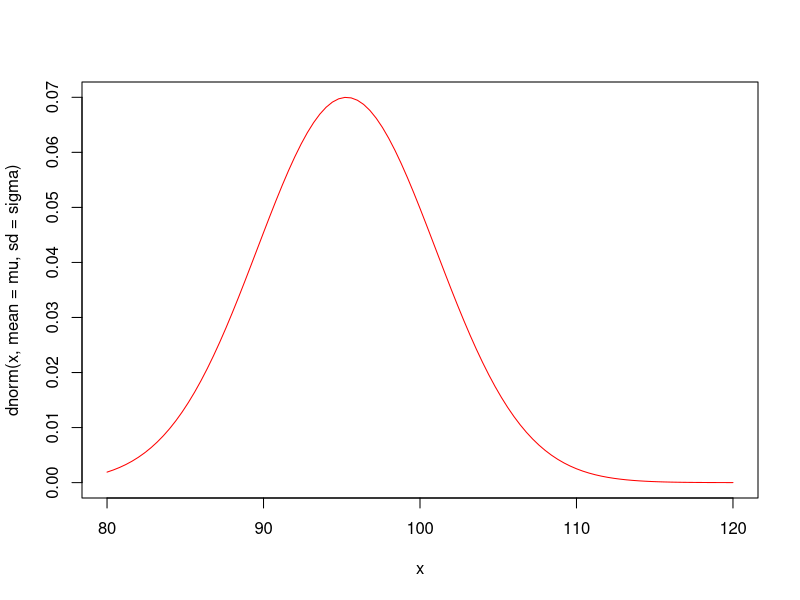
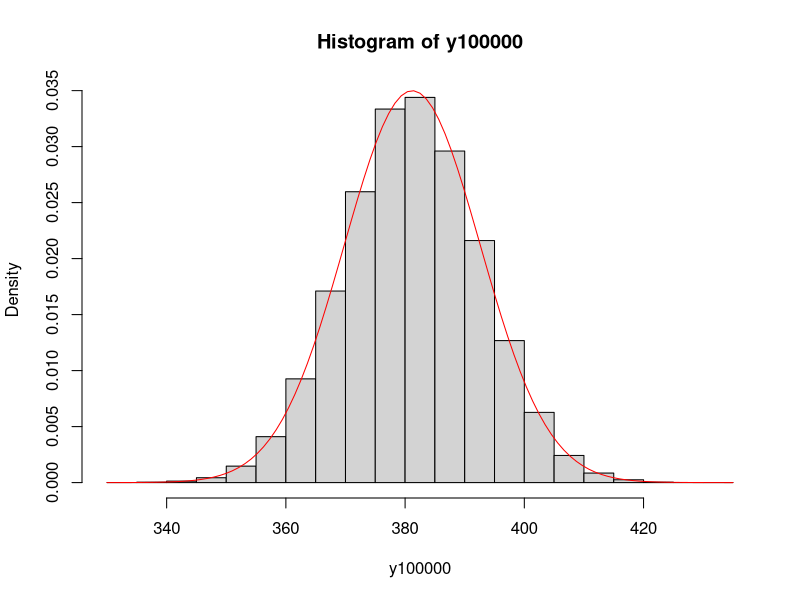
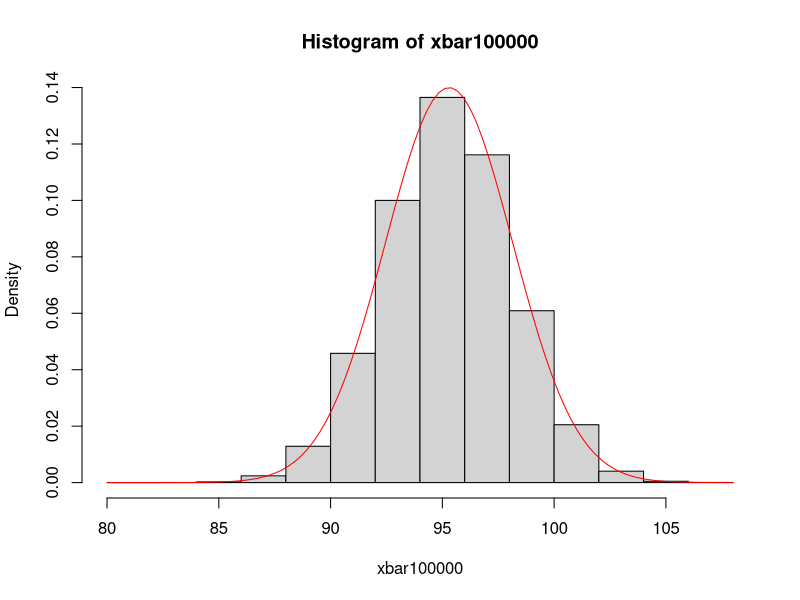
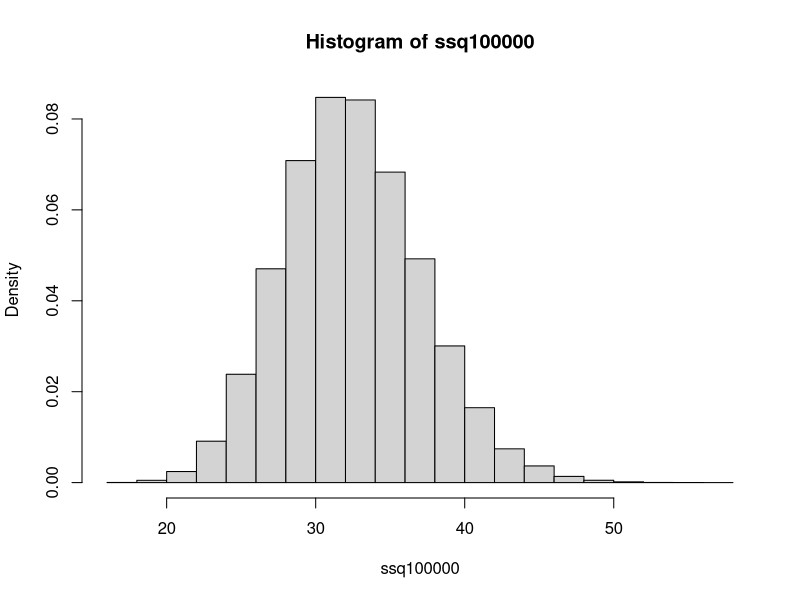
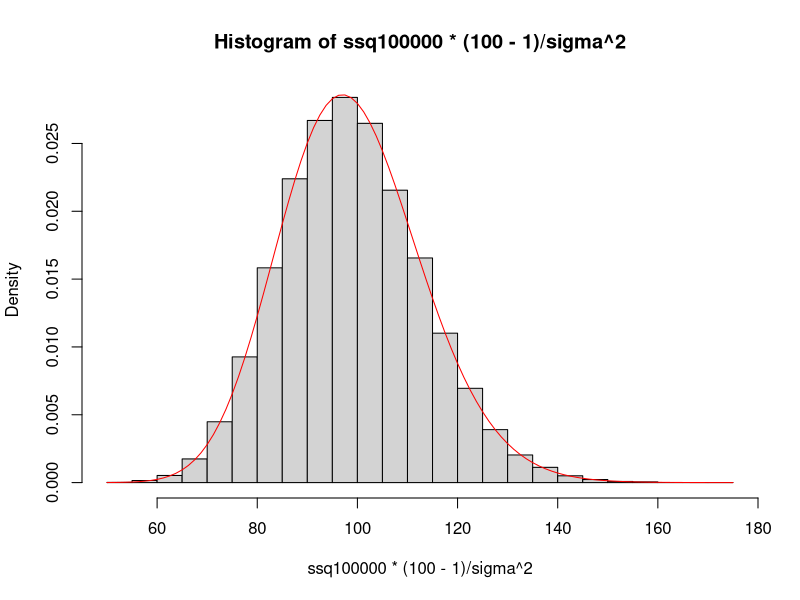

Reproduce these figures in R, in order.
#Distribució poblacional:
#Pasos:

#1. Identificar model, tenim:

#     Binomial, binomial negativa, hipergeometrica, Poisson, Uniforme, exp i normal

#Ex binomial: Si tenim una enquesta: P(X=a) --> dbinom(a, n, p)

#Ex binomial negtiva (repetim l'experiment fins que passi el que estudiem(error) passi n vegades): dnbinom(a, r, p)
# on r és el numero de fallos

#Ex hiperg.: Agafem x boles dins una urna amb boles de diferent color dhiper(a, N, n, k)

#Ex Poisson: contar el nº d'eventos en un espai de temps: dpois(a, λ)

#Ex Exp: temps fins el 1r evento en un exp. de Poisson --> pexp(a, λ)

#Ex Normal: mirar l'alçada d'un grup de persones --> pnorm(a, pi, sigma)

#2. Indentificar paràmetres

# Exercici:

mu <- 95.3
sigma <- 5.7

#N -> N(mu, sigma^2)

curve(dnorm(x, mean=mu, sd=sigma), xlim = c(80,120), col = "red")

Y <- function(i){sum(rnorm(4, mean = mu, sd = sigma))}
Y(1)

# Y = sum(xi) des de i=1 fins a 4 --> Suma Muestral (estadístico)

y100000 <- sapply(1:100000, Y)
mean(y100000) #E(Y)
 
hist(y100000, freq = FALSE)
#E(Y) = n*mu   V(Y)=n*sigma^2
curve(dnorm(x, 4*mu, 2*sigma), col = "red", add = TRUE) #mu de y = n*mu    sigma de y = sqrt(n)*sigma

#Apartat a)
4*mu

#Apartat b)
Y <- function(i){sum(rnorm(100, mean = mu, sd = sigma))}
y100000 <- sapply(1:100000, Y)
var(y100000)
100*sigma^2

#Apartat c)
#Població: X~N(mu, sigma^2)
#En demana: P(X>103) = 1 - pnorm(103, mu, sigma)
1 - pnorm(103, mu, sigma)

#Apartat d)

xbar <- function(i){mean(rnorm(4, mean = mu, sd = sigma))}
xbar100000 <- sapply(1:100000, xbar)
hist(xbar100000, freq = FALSE)
curve(dnorm(x,mu,sigma/sqrt(4)), col="red", add=TRUE)
mean(xbar100000<98)


#Apartat e)
#P(S^2 > 32)? On S^2 és la varianza muestral
ssq <- function(i){var(rnorm(100, mean = mu, sd = sigma))}
ssq100000 <- sapply(1:100000, ssq)
hist(ssq100000, freq = FALSE)

mean(ssq100000>32) #Tots

hist(ssq100000*(100-1)/sigma^2, freq = FALSE)
curve(dchisq(x, 100-1), add = TRUE, col = "red")

W <- 32*(100-1)/sigma^2
W
1- pchisq(W,100-1)
mean(ssq100000>32)
